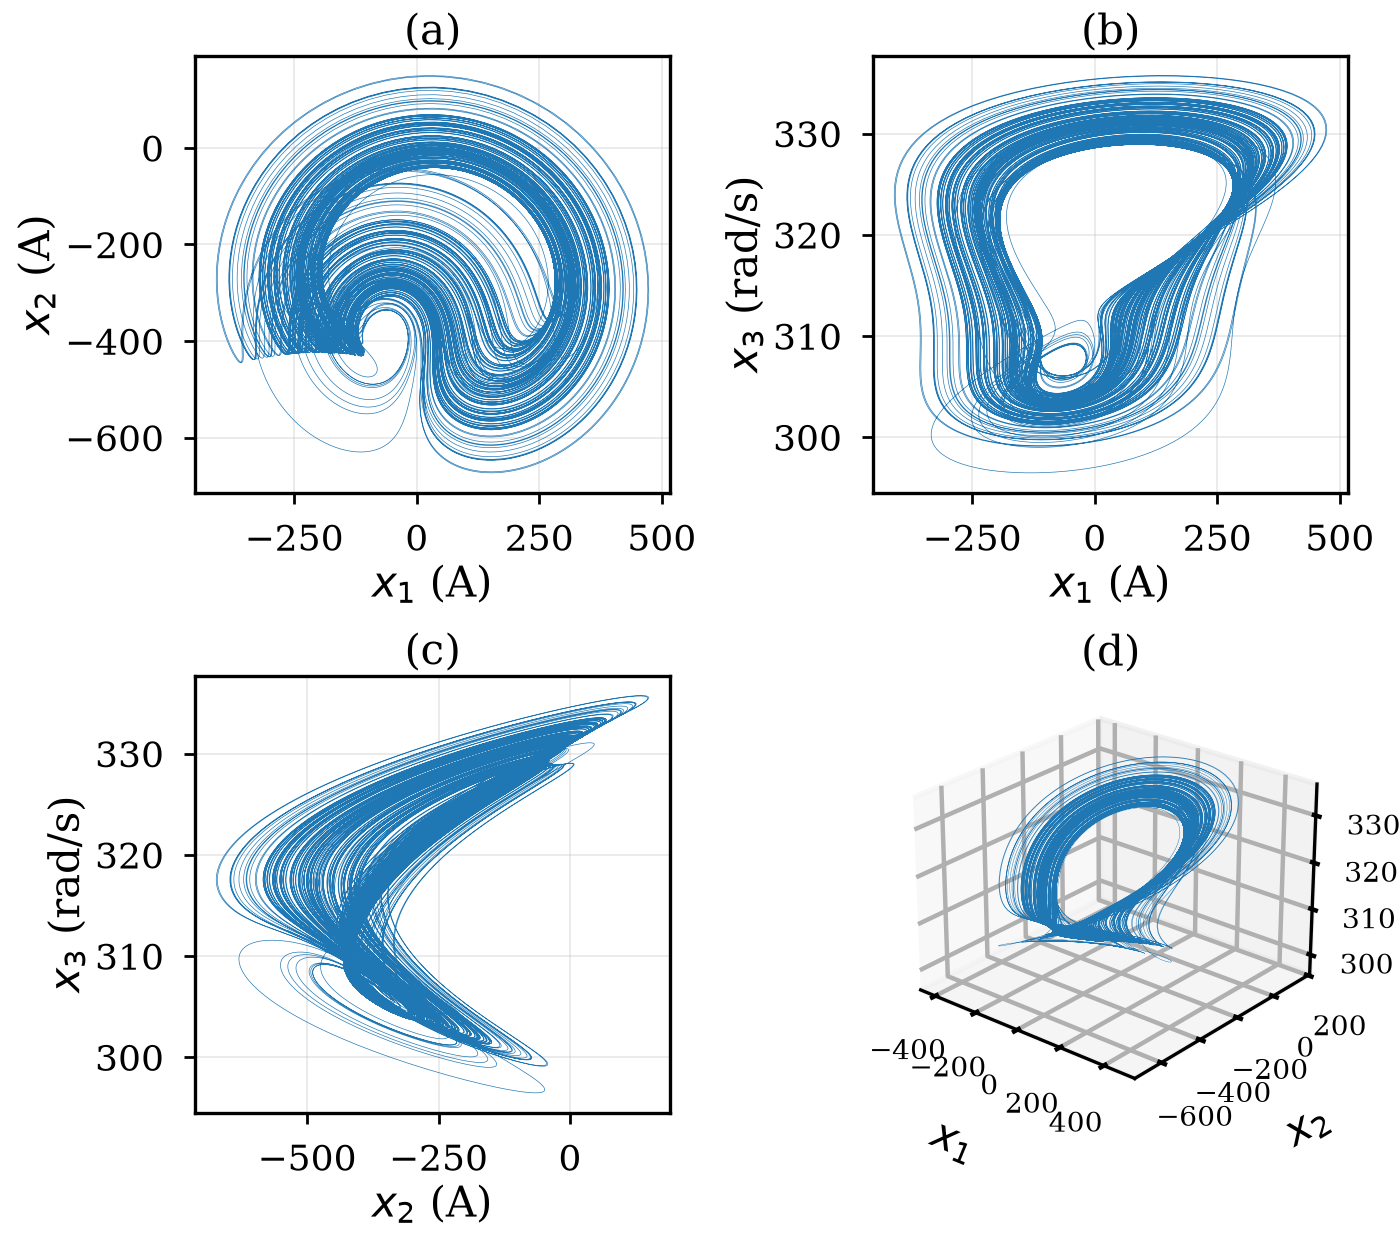

This chart was generated by the following Python code:
import numpy as np, matplotlib; matplotlib.use('Agg')
import matplotlib.pyplot as plt
plt.rcParams.update({'font.size':7.5,'font.family':'serif','axes.linewidth':0.6})
d=np.load('../word/traj.npy'); t=d[0]; X=d[1:]; m=t>100; Xs=X[:,m][:, ::4]
fig=plt.figure(figsize=(3.5,3.1))
ax=fig.add_subplot(2,2,1); ax.plot(Xs[0],Xs[1],'C0',lw=0.12); ax.set_xlabel(r'$x_1$ (A)',labelpad=1); ax.set_ylabel(r'$x_2$ (A)',labelpad=1); ax.set_title('(a)',fontsize=7.5,pad=2)
ax=fig.add_subplot(2,2,2); ax.plot(Xs[0],Xs[2],'C0',lw=0.12); ax.set_xlabel(r'$x_1$ (A)',labelpad=1); ax.set_ylabel(r'$x_3$ (rad/s)',labelpad=1); ax.set_title('(b)',fontsize=7.5,pad=2)
ax=fig.add_subplot(2,2,3); ax.plot(Xs[1],Xs[2],'C0',lw=0.12); ax.set_xlabel(r'$x_2$ (A)',labelpad=1); ax.set_ylabel(r'$x_3$ (rad/s)',labelpad=1); ax.set_title('(c)',fontsize=7.5,pad=2)
ax=fig.add_subplot(2,2,4,projection='3d'); ax.plot(Xs[0],Xs[1],Xs[2],'C0',lw=0.08)
ax.set_xlabel('$x_1$',labelpad=-6); ax.set_ylabel('$x_2$',labelpad=-6); ax.set_zlabel('$x_3$',labelpad=-6)
ax.tick_params(labelsize=5,pad=-2); ax.set_title('(d)',fontsize=7.5,pad=0); ax.view_init(25,-50)
for a_ in fig.axes[:3]: a_.grid(alpha=0.3,lw=0.3); a_.tick_params(labelsize=6.5,width=0.5,length=2)
fig.tight_layout(pad=0.3,h_pad=0.6,w_pad=0.6); fig.savefig('fig1.png',dpi=400)
